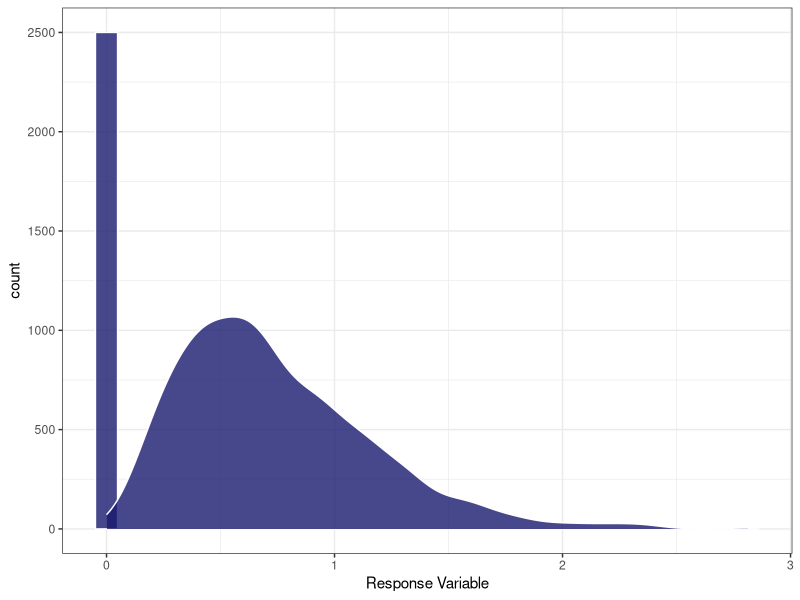
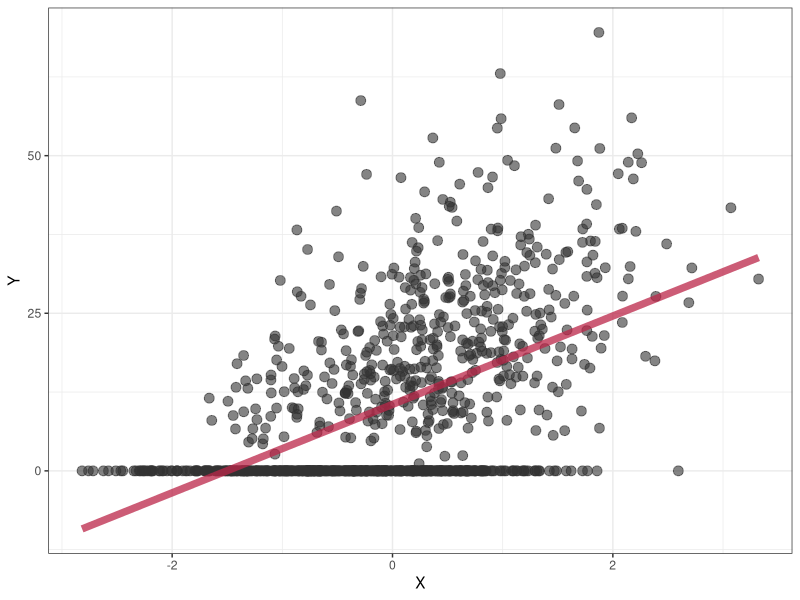

The R source for these figures, in order:
## ---- chunk 1
set.seed(103)
library(tidyverse)

z <- tibble(
  z = rep(0, 2500)
)

nz <- tibble(
  nz = rgamma(1000, 3, 4)
)

ggplot() +
  geom_histogram(
    data = z,
    aes(x = z),
    fill = "midnightblue",
    color = "white",
    alpha = 0.8
    ) +
  geom_density(
    data = nz,
    aes(x = nz, y = ..count..),
    fill = "midnightblue",
    color = "white",
    alpha = 0.8
    ) +
  labs(
    x = "Response Variable"
  ) +
  theme_bw()
## ---- chunk 2
DGP_s1 <- function(n) {
  
  X <- rnorm(n, 0, 1) 
  beta_z <- 1
  xb <- X*beta_z 
  prob <- exp(xb) / (1 + exp(xb)) 
  Z <- 1*(runif(n)<prob)
  beta_y <- 1.5
  ypure <- 5 + X*beta_y 
  Y <- rgamma(n, shape = 4, rate = 1/ypure) 
  Y <- Z*Y 

  return(tibble(X, Y, Z))
  
}

data <- DGP_s1(1000)

data %>% 
  ggplot(aes(x = X, y = Y)) + 
  geom_point(size = 3, color = "grey20", alpha = 0.6) +
  stat_smooth(
    geom = "line", method = "lm",
    se = F, alpha = 0.75,
    linewidth = 2.5, color = "#BB2649") +
  theme_bw()
